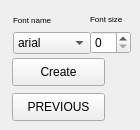
                <widget class="QWidget" name="page_28">
                 <widget class="QPushButton" name="f1_create_button_5">
                  <property name="geometry">
                   <rect>
                    <x>12</x>
                    <y>58</y>
                    <width>93</width>
                    <height>28</height>
                   </rect>
                  </property>
                  <property name="text">
                   <string>Create</string>
                  </property>
                 </widget>
                 <widget class="QPushButton" name="F8_PREVIOUS_5">
                  <property name="geometry">
                   <rect>
                    <x>12</x>
                    <y>93</y>
                    <width>93</width>
                    <height>28</height>
                   </rect>
                  </property>
                  <property name="text">
                   <string>PREVIOUS</string>
                  </property>
                 </widget>
                 <widget class="QWidget" name="layoutWidget">
                  <property name="geometry">
                   <rect>
                    <x>90</x>
                    <y>13</y>
                    <width>41</width>
                    <height>41</height>
                   </rect>
                  </property>
                  <layout class="QVBoxLayout" name="verticalLayout_25">
                   <item>
                    <widget class="QLabel" name="label_10">
                     <property name="sizePolicy">
                      <sizepolicy hsizetype="Preferred" vsizetype="Preferred">
                       <horstretch>0</horstretch>
                       <verstretch>0</verstretch>
                      </sizepolicy>
                     </property>
                     <property name="font">
                      <font>
                       <pointsize>6</pointsize>
                      </font>
                     </property>
                     <property name="text">
                      <string>Font size</string>
                     </property>
                    </widget>
                   </item>
                   <item>
                    <widget class="QSpinBox" name="fontsize_f2_spinBox"/>
                   </item>
                  </layout>
                 </widget>
                 <widget class="QWidget" name="layoutWidget">
                  <property name="geometry">
                   <rect>
                    <x>13</x>
                    <y>13</y>
                    <width>78</width>
                    <height>41</height>
                   </rect>
                  </property>
                  <layout class="QVBoxLayout" name="verticalLayout_12">
                   <item>
                    <widget class="QLabel" name="label_11">
                     <property name="sizePolicy">
                      <sizepolicy hsizetype="Preferred" vsizetype="Preferred">
                       <horstretch>0</horstretch>
                       <verstretch>0</verstretch>
                      </sizepolicy>
                     </property>
                     <property name="font">
                      <font>
                       <pointsize>6</pointsize>
                      </font>
                     </property>
                     <property name="text">
                      <string>Font name</string>
                     </property>
                    </widget>
                   </item>
                   <item>
                    <widget class="QComboBox" name="font_f2_comboBox">
                     <item>
                      <property name="text">
                       <string>arial </string>
                      </property>
                     </item>
                     <item>
                      <property name="text">
                       <string>times</string>
                      </property>
                     </item>
                     <item>
                      <property name="text">
                       <string>courier </string>
                      </property>
                     </item>
                    </widget>
                   </item>
                  </layout>
                 </widget>
                </widget>
